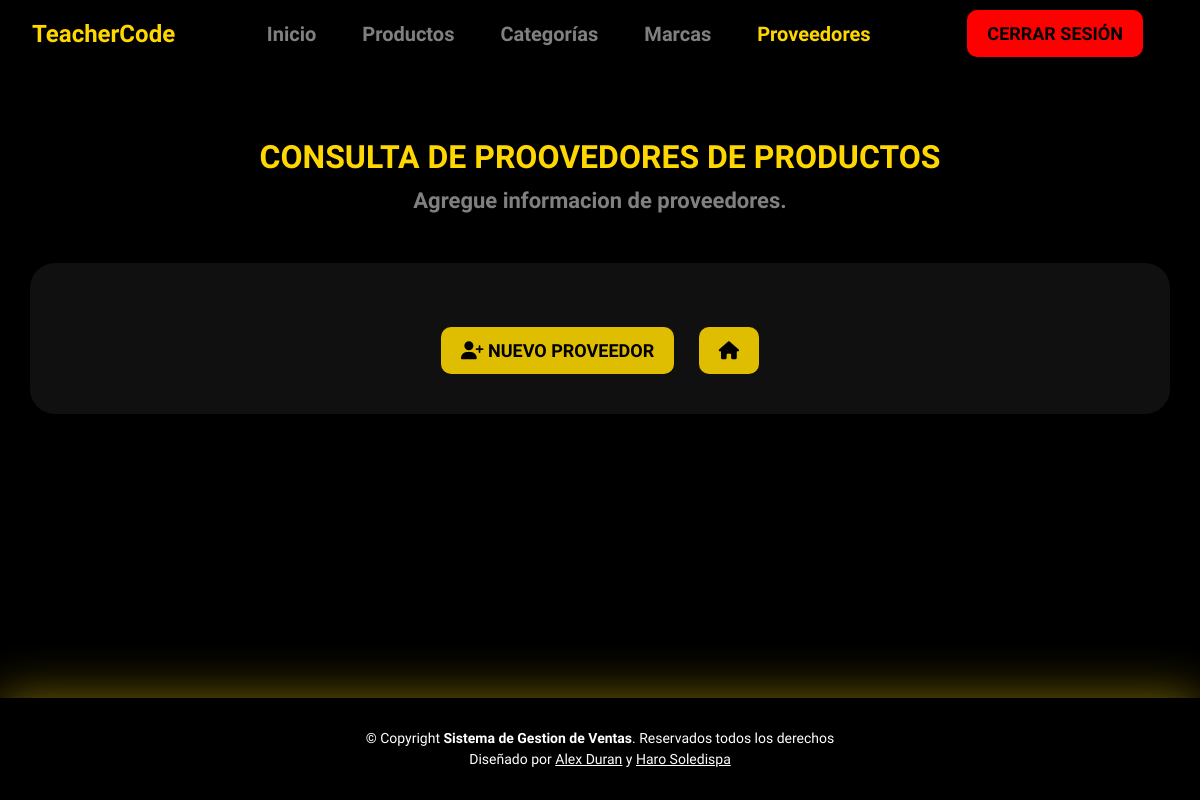
Before: /supplier_list/ (signed in) with the older database file.
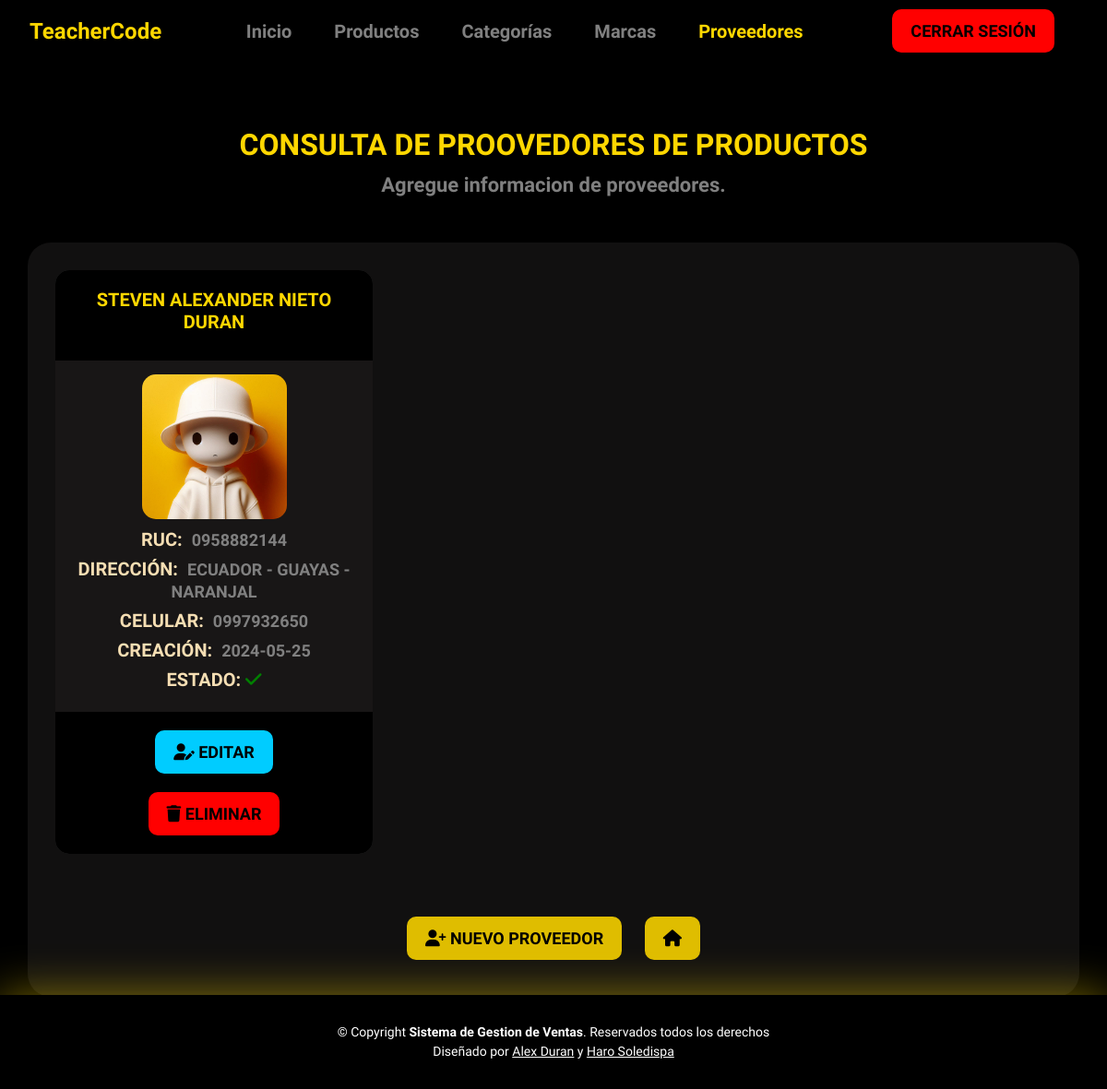
After: the same page with the newer database file.
### core/models.py (models this page shows, shortened)
class Supplier(models.Model):
    name = models.CharField(max_length=100)
    ruc = models.CharField(max_length=13)  # RUC tiene 13 dígitos en Ecuador
    address = models.CharField(max_length=200)
    phone = models.CharField(max_length=10)
    user = models.ForeignKey(settings.AUTH_USER_MODEL, on_delete=models.CASCADE)
    created = models.DateTimeField(auto_now_add=True)
    updated = models.DateTimeField(auto_now=True)
    state = models.BooleanField('Estado', default=True)
    image = models.ImageField(upload_to='suppliers/', blank=True, null=True)
    class Meta:
        verbose_name = 'Proveedor'
        verbose_name_plural = 'Proveedores'
        ordering = ['name']
        indexes = [models.Index(fields=['name'])]

### core/views.py (the view)
# urls.py: path('supplier_list/', views.supplier_List,name='supplier_list'),
def supplier_List(request):
    data = {"title1": "Proveedores", "title2": "Consulta De Proovedores De Productos"}
    suppliers = Supplier.objects.all() # select * from Product
    data["suppliers"]=suppliers
    return render(request,"core/suppliers/list.html",data)

### templates/core/suppliers/list.html (shortened to what this page needs)
{% extends 'base.html' %}
{% block content %}
{% load static %}
<section id="home-modulos" class="mt-4 d-flex justify-content-center align-items-center" data-aos="fade-up" data-aos-delay="200">
    <div class="container text-center">
        <div class="row">
            <div class="col-lg-12">
                <div class="module-head">
                    <h2 class="title text-center">{{ title2 }}</h2>
                    <p>Agregue informacion de proveedores. </p>
                </div>
            </div>
            <div class="module-cards">
                <div class="row">
                    {% for item in suppliers %}
                    <div class="col-md-4 mb-4">
                        <div class="card card-custom">
                            <div class="card-header">
                                <h2 class="card-title">{{ item.name }}</h2>
                            </div>
                            <div class="card-body">
                                <img src="{% if item.image %}{{ item.image.url }}{% else %}{% static 'img/default_person.png' %}{% endif %}" alt="Persona"><br>
                                <h3>RUC: <span class="info">{{ item.ruc }}</span></h3>
                                <h3>Dirección: <span class="info">{{ item.address }}</span></h3>
                                <h3>Celular: <span class="info">{{ item.phone }}</span></h3>
                                <h3>Creación: <span class="info">{{ item.created | date:"Y-m-d" }}</span></h3>
                                <h3>
                                    Estado:
                                    {% if item.state %}
                                    <i class="fa-solid fa-check" style="color: green;"></i>
                                    {% else %}
                                    <i class="fa-solid fa-square-minus" style="color: red;"></i>
                                    {% endif %}
                                </h3>
                            </div>
                            <div class="card-footer">
                                <a href="{% url 'core:supplier_update' item.id %}" class="btn btn-update"><i class="fa-solid fa-user-pen"></i> Editar</a>
                                <a href="#" class="btn btn-cancel" onclick="confirmDelete({{ item.id }})"><i class="fa-solid fa-trash"></i> Eliminar</a>
                            </div>
                        </div>
                    </div>
                    {% endfor %}
                </div>
                <div class="form-group text-center mt-4">
                    <a class="btn btn-details" href="{% url 'core:supplier_create' %}"><i class="fa-solid fa-user-plus"></i> Nuevo proveedor </a>
                    <a class="btn btn-details" href="{% url 'home' %}"><i class="fa-solid fa-house"></i></a>
                </div>
            </div>
        </div>
    </div>
</section>
<body>
</body>
{% endblock content %}

Changed rows visible on the page:
added Supplier: name "STEVEN ALEXANDER NIETO DURAN", ruc "0958882144", address "ECUADOR - GUAYAS - NARANJAL", phone "0997932650", created "2024-05-25", state True (drawn)
